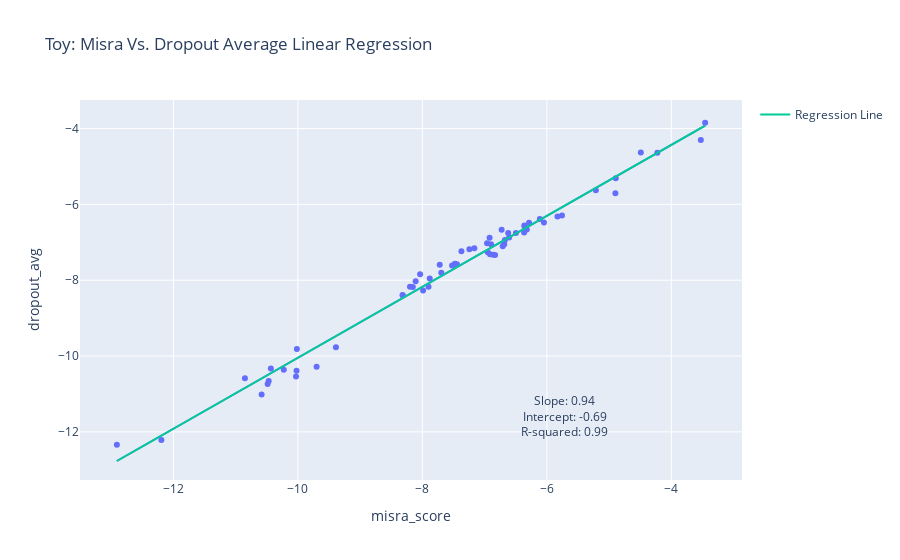

Notebook code for this chart:
### Code cell
import pandas as pd
import plotly.express as px
import plotly.graph_objects as go
from scipy.stats import linregress
import statsmodels

slope, intercept, r_value, p_value, std_err = linregress(gpt_2_toy['misra_score'], gpt_2_toy['dropout_avg'])

# Calculate the regression line
regression_line = [(slope * x) + intercept for x in gpt_2_toy['misra_score']]

# Create the scatter plot with regression line
fig = px.scatter(gpt_2_toy, x='misra_score', y='dropout_avg', title='Toy: Misra Vs. Dropout Average Linear Regression', trendline='ols')

# Add the regression line to the plot
fig.add_traces(go.Scatter(x=gpt_2_toy['misra_score'], y=regression_line, mode='lines', name='Regression Line'))

# Create summary statistics text
summary_text = f"Slope: {slope:.2f}<br>Intercept: {intercept:.2f}<br>R-squared: {r_value**2:.2f}"

# Add summary statistics annotation to the plot
fig.add_annotation(
    x=0.8, y=0.1,
    xref="paper", yref="paper",
    text=summary_text,
    showarrow=False,
    font=dict(size=12)
)

# Show the plot
fig.show()

### Figure 1 — Plotly figure (JSON) as saved in the notebook; plotly's stock layout.template omitted (floating-point values rounded to 4 significant figures)
{"data": [{"hovertemplate": "misra_score=%{x}<br>dropout_avg=%{y}<extra></extra>", "legendgroup": "", "marker": {"color": "#636efa", "symbol": "circle"}, "mode": "markers", "name": "", "orientation": "v", "showlegend": false, "type": "scatter", "x": [-3.457, -7.989, -6.322, -4.491, -4.899, -10.43, -10.58, -8.036, -4.225, -7.245, -3.526, -6.357, -6.727, -6.497, -10.03, -6.949, -6.709, -6.685, -7.477, -5.213, -8.108, -6.621, -5.757, -8.199, -6.92, -6.914, -10.02, -7.165, -7.721, -8.318, -6.287, -9.7, -6.864, -7.445, -7.902, -8.315, -10.02, -6.961, -10.85, -6.606, -7.696, -9.39, -12.91, -5.829, -6.113, -6.897, -6.361, -7.373, -8.154, -6.366, -7.523, -7.882, -10.47, -10.49, -6.832, -6.674, -4.893, -10.23, -6.047, -12.19], "xaxis": "x", "y": [-3.849, -8.269, -6.661, -4.633, -5.705, -10.33, -11.01, -7.845, -4.64, -7.186, -4.306, -6.589, -6.672, -6.753, -10.54, -7.264, -7.106, -7.052, -7.567, -5.629, -8.03, -6.753, -6.296, -8.173, -6.881, -7.314, -10.38, -7.156, -7.594, -8.391, -6.483, -10.28, -7.332, -7.581, -8.173, -8.406, -9.812, -7.029, -10.59, -6.872, -7.803, -9.766, -12.34, -6.324, -6.384, -7.051, -6.556, -7.238, -8.178, -6.745, -7.614, -7.954, -10.66, -10.74, -7.336, -6.94, -5.311, -10.36, -6.481, -12.21], "yaxis": "y"}, {"hovertemplate": "<b>OLS trendline</b><br>dropout_avg = 0.935645 * misra_score + -0.68778<br>R<sup>2</sup>=0.986059<br><br>misra_score=%{x}<br>dropout_avg=%{y} <b>(trend)</b><extra></extra>", "legendgroup": "", "marker": {"color": "#636efa", "symbol": "circle"}, "mode": "lines", "name": "", "showlegend": false, "type": "scatter", "x": [-12.91, -12.19, -10.85, -10.58, -10.49, -10.47, -10.43, -10.23, -10.03, -10.02, -10.02, -9.7, -9.39, -8.318, -8.315, -8.199, -8.154, -8.108, -8.036, -7.989, -7.902, -7.882, -7.721, -7.696, -7.523, -7.477, -7.445, -7.373, -7.245, -7.165, -6.961, -6.949, -6.92, -6.914, -6.897, -6.864, -6.832, -6.727, -6.709, -6.685, -6.674, -6.621, -6.606, -6.497, -6.366, -6.361, -6.357, -6.322, -6.287, -6.113, -6.047, -5.829, -5.757, -5.213, -4.899, -4.893, -4.491, -4.225, -3.526, -3.457], "xaxis": "x", "y": [-12.77, -12.1, -10.84, -10.59, -10.5, -10.48, -10.45, -10.26, -10.07, -10.06, -10.06, -9.763, -9.473, -8.471, -8.467, -8.36, -8.317, -8.274, -8.207, -8.162, -8.081, -8.063, -7.912, -7.889, -7.727, -7.684, -7.654, -7.586, -7.466, -7.392, -7.201, -7.19, -7.163, -7.157, -7.141, -7.11, -7.08, -6.982, -6.965, -6.943, -6.933, -6.883, -6.869, -6.767, -6.644, -6.64, -6.636, -6.603, -6.57, -6.408, -6.345, -6.142, -6.075, -5.565, -5.272, -5.266, -4.89, -4.641, -3.987, -3.922], "yaxis": "y"}, {"mode": "lines", "name": "Regression Line", "type": "scatter", "x": [-3.457, -7.989, -6.322, -4.491, -4.899, -10.43, -10.58, -8.036, -4.225, -7.245, -3.526, -6.357, -6.727, -6.497, -10.03, -6.949, -6.709, -6.685, -7.477, -5.213, -8.108, -6.621, -5.757, -8.199, -6.92, -6.914, -10.02, -7.165, -7.721, -8.318, -6.287, -9.7, -6.864, -7.445, -7.902, -8.315, -10.02, -6.961, -10.85, -6.606, -7.696, -9.39, -12.91, -5.829, -6.113, -6.897, -6.361, -7.373, -8.154, -6.366, -7.523, -7.882, -10.47, -10.49, -6.832, -6.674, -4.893, -10.23, -6.047, -12.19], "y": [-3.922, -8.162, -6.603, -4.89, -5.272, -10.45, -10.59, -8.207, -4.641, -7.466, -3.987, -6.636, -6.982, -6.767, -10.07, -7.19, -6.965, -6.943, -7.684, -5.565, -8.274, -6.883, -6.075, -8.36, -7.163, -7.157, -10.06, -7.392, -7.912, -8.471, -6.57, -9.763, -7.11, -7.654, -8.081, -8.467, -10.06, -7.201, -10.84, -6.869, -7.889, -9.473, -12.77, -6.142, -6.408, -7.141, -6.64, -7.586, -8.317, -6.644, -7.727, -8.063, -10.48, -10.5, -7.08, -6.933, -5.266, -10.26, -6.345, -12.1]}], "layout": {"annotations": [{"font": {"size": 12}, "showarrow": false, "text": "Slope: 0.94<br>Intercept: -0.69<br>R-squared: 0.99", "x": 0.8, "xref": "paper", "y": 0.1, "yref": "paper"}], "legend": {"tracegroupgap": 0}, "title": {"text": "Toy: Misra Vs. Dropout Average Linear Regression"}, "xaxis": {"anchor": "y", "domain": [0, 1], "title": {"text": "misra_score"}}, "yaxis": {"anchor": "x", "domain": [0, 1], "title": {"text": "dropout_avg"}}}}
